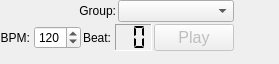
<?xml version="1.0" encoding="UTF-8"?>
<ui version="4.0">
 <class>Form</class>
 <widget class="QWidget" name="Form">
  <property name="geometry">
   <rect>
    <x>0</x>
    <y>0</y>
    <width>279</width>
    <height>64</height>
   </rect>
  </property>
  <property name="windowTitle">
   <string>Form</string>
  </property>
  <layout class="QHBoxLayout" name="horizontalLayout_5" stretch="0,5">
   <property name="spacing">
    <number>5</number>
   </property>
   <property name="leftMargin">
    <number>0</number>
   </property>
   <property name="topMargin">
    <number>0</number>
   </property>
   <property name="rightMargin">
    <number>0</number>
   </property>
   <property name="bottomMargin">
    <number>0</number>
   </property>
   <item>
    <layout class="QVBoxLayout" name="lo_left">
     <property name="spacing">
      <number>2</number>
     </property>
     <item>
      <layout class="QHBoxLayout" name="lo_group">
       <item>
        <widget class="QLabel" name="lbl1">
         <property name="text">
          <string>Group:</string>
         </property>
         <property name="alignment">
          <set>Qt::AlignRight|Qt::AlignTrailing|Qt::AlignVCenter</set>
         </property>
        </widget>
       </item>
       <item>
        <widget class="QComboBox" name="cmb_group"/>
       </item>
      </layout>
     </item>
     <item>
      <layout class="QHBoxLayout" name="lo_play">
       <item>
        <layout class="QHBoxLayout" name="lo_bpm">
         <property name="spacing">
          <number>4</number>
         </property>
         <item>
          <widget class="QLabel" name="lbl2">
           <property name="text">
            <string>BPM:</string>
           </property>
           <property name="alignment">
            <set>Qt::AlignRight|Qt::AlignTrailing|Qt::AlignVCenter</set>
           </property>
          </widget>
         </item>
         <item>
          <widget class="QSpinBox" name="beat_spinner">
           <property name="minimum">
            <number>30</number>
           </property>
           <property name="maximum">
            <number>280</number>
           </property>
           <property name="value">
            <number>120</number>
           </property>
          </widget>
         </item>
        </layout>
       </item>
       <item>
        <layout class="QHBoxLayout" name="lo_beat">
         <property name="spacing">
          <number>4</number>
         </property>
         <item>
          <widget class="QLabel" name="lbl3">
           <property name="text">
            <string>Beat:</string>
           </property>
           <property name="alignment">
            <set>Qt::AlignRight|Qt::AlignTrailing|Qt::AlignVCenter</set>
           </property>
          </widget>
         </item>
         <item>
          <widget class="QLCDNumber" name="beat">
           <property name="font">
            <font>
             <weight>75</weight>
             <bold>true</bold>
            </font>
           </property>
           <property name="frameShape">
            <enum>QFrame::Panel</enum>
           </property>
           <property name="frameShadow">
            <enum>QFrame::Sunken</enum>
           </property>
           <property name="digitCount">
            <number>2</number>
           </property>
           <property name="segmentStyle">
            <enum>QLCDNumber::Flat</enum>
           </property>
          </widget>
         </item>
        </layout>
       </item>
       <item>
        <widget class="QPushButton" name="play_button">
         <property name="enabled">
          <bool>false</bool>
         </property>
         <property name="font">
          <font>
           <pointsize>12</pointsize>
          </font>
         </property>
         <property name="text">
          <string>Play</string>
         </property>
         <property name="icon">
          <iconset theme="media-playback-start"/>
         </property>
         <property name="checkable">
          <bool>true</bool>
         </property>
        </widget>
       </item>
      </layout>
     </item>
     <item>
      <spacer name="verticalSpacer">
       <property name="orientation">
        <enum>Qt::Vertical</enum>
       </property>
       <property name="sizeHint" stdset="0">
        <size>
         <width>20</width>
         <height>1</height>
        </size>
       </property>
      </spacer>
     </item>
    </layout>
   </item>
   <item>
    <widget class="QFrame" name="frm_loops">
     <property name="frameShape">
      <enum>QFrame::NoFrame</enum>
     </property>
     <property name="frameShadow">
      <enum>QFrame::Raised</enum>
     </property>
    </widget>
   </item>
  </layout>
 </widget>
 <resources/>
 <connections/>
</ui>
